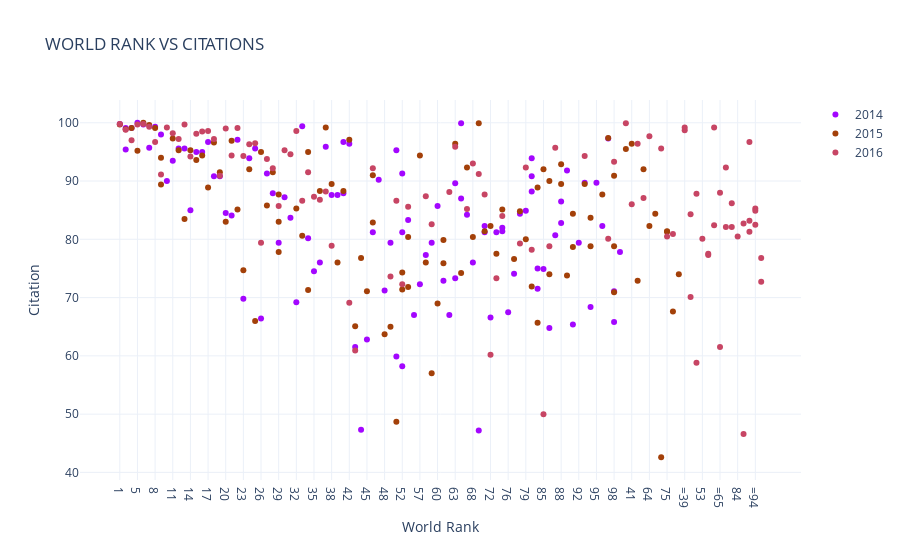

The notebook cell this image was saved under:
### Markdown cell above
### Citation vs world rank of top 100 universities with 2014, 2015 and 2016 years

### Code cell
df2014 = timesData[timesData['year'] == 2014].iloc[:100,]
df2015 = timesData[timesData['year'] == 2015].iloc[:100,]
df2016 = timesData[timesData['year'] == 2016].iloc[:100,]


goObject2014 = go.Scatter(x=df2014.world_rank,
                   y=df2014.citations,
                   name = '2014',
                   orientation = 'h',
                   marker = dict(color = 'rgb(163,6,988)'),
                   mode = 'markers',
                   text = df2014.university_name)

goObject2015 = go.Scatter(x=df2015.world_rank,
                   y=df2015.citations,
                   name = '2015',
                   orientation = 'h',
                   marker = dict(color = 'rgb(163,64,9)'),
                   mode = 'markers',
                         text = df2015.university_name)

goObject2016 = go.Scatter(x=df2016.world_rank,
                   y=df2016.citations,
                   name = '2016',
                   orientation = 'h',
                   marker = dict(color = 'rgb(199,69,100)'),
                   mode = 'markers',
                         text = df2016.university_name)

layout = go.Layout(template = 'plotly_white', title= 'WORLD RANK VS CITATIONS', xaxis=dict(title = 'World Rank'), yaxis=dict(title = 'Citation'))
figure = go.Figure(data = [goObject2014, goObject2015, goObject2016], layout = layout)
figure.show()

### Figure 1 — Plotly figure (JSON) as saved in the notebook; plotly's stock layout.template omitted (floating-point values rounded to 4 significant figures)
{"data": [{"marker": {"color": "rgb(163,6,988)"}, "mode": "markers", "name": "2014", "orientation": "h", "text": ["California Institute of Technology", "Harvard University", "University of Oxford", "Stanford University", "Massachusetts Institute of Technology", "Princeton University", "University of Cambridge", "University of California, Berkeley", "University of Chicago", "Imperial College London", "Yale University", "University of California, Los Angeles", "Columbia University", "ETH Zurich – Swiss Federal Institute of Technology Zurich", "Johns Hopkins University", "University of Pennsylvania", "Duke University", "University of Michigan", "Cornell University", "University of Toronto", "University College London", "Northwestern University", "University of Tokyo", "Carnegie Mellon University", "University of Washington", "National University of Singapore", "University of Texas at Austin", "Georgia Institute of Technology", "University of Illinois at Urbana-Champaign", "University of Wisconsin-Madison", "University of British Columbia", "London School of Economics and Political Science", "University of California, Santa Barbara", "University of Melbourne", "McGill University", "Karolinska Institute", "École Polytechnique Fédérale de Lausanne", "King’s College London", "University of Edinburgh", "New York University", "University of California, San Diego", "Washington University in St Louis", "University of Hong Kong", "Seoul National University", "Peking University", "University of Minnesota", "University of North Carolina at Chapel Hill", "Australian National University", "Pennsylvania State University", "Boston University", "Tsinghua University", "Brown University", "Kyoto University", "University of California, Davis", "LMU Munich", "Korea Advanced Institute of Science and Technology (KAIST)", "Hong Kong University of Science and Technology", "University of Manchester", "Ohio State University", "Pohang University of Science and Technology", "KU Leuven", "Purdue University", "The University of Queensland", "University of Göttingen", "Rice University", "École Normale Supérieure", "Leiden University", "Heidelberg University", "Delft University of Technology", "University of Southern California", "École Polytechnique", "University of Sydney", "Erasmus University Rotterdam", "University of Basel", "Utrecht University", "Nanyang Technological University", "Wageningen University and Research Center", "University of Pittsburgh", "University of Bristol", "Durham University", "Emory University", "Tufts University", "Michigan State University", "University of Amsterdam", "Ghent University", "Free University of Berlin", "Technical University of Munich", "Case Western Reserve University", "Vanderbilt University", "University of Notre Dame", "Monash University", "McMaster University", "University of California, Irvine", "Humboldt University of Berlin", "University of Rochester", "Pierre and Marie Curie University", "University of Colorado Boulder", "Maastricht University", "University of Groningen", "University of Helsinki"], "type": "scatter", "x": ["1", "2", "2", "4", "5", "6", "7", "8", "9", "10", "11", "12", "13", "14", "15", "16", "17", "18", "19", "20", "21", "22", "23", "24", "25", "26", "27", "28", "29", "30", "31", "32", "33", "34", "35", "36", "37", "38", "39", "40", "40", "42", "43", "44", "45", "46", "47", "48", "49", "50", "50", "52", "52", "52", "55", "56", "57", "58", "59", "60", "61", "62", "63", "63", "65", "65", "67", "68", "69", "70", "70", "72", "73", "74", "74", "76", "77", "78", "79", "80", "80", "80", "83", "83", "85", "86", "87", "88", "88", "90", "91", "92", "93", "94", "95", "96", "97", "98", "98", "100"], "y": [99.8, 99.1, 95.4, 99.1, 100, 99.7, 95.7, 99.3, 98, 90, 93.5, 95.6, 95.6, 85, 95, 95, 96.7, 90.8, 90.8, 84.5, 84.1, 97.1, 69.8, 93.9, 95.6, 66.4, 91.3, 87.9, 79.4, 87.2, 83.7, 69.2, 99.4, 80.2, 74.5, 76, 95.9, 87.6, 87.6, 87.9, 96.7, 96.4, 61.5, 47.3, 62.8, 81.2, 90.2, 71.2, 79.4, 95.3, 59.9, 91.3, 58.2, 81.2, 83.3, 67, 72.3, 77.3, 79.4, 85.7, 72.9, 67, 73.3, 89.6, 99.9, 87, 84.2, 76, 47.2, 81.2, 82.3, 66.6, 81.2, 81.4, 82, 67.5, 74.1, 84.4, 84.9, 88.2, 90.8, 93.9, 71.5, 75, 74.9, 64.8, 80.7, 82.8, 86.5, 91.8, 65.4, 79.4, 89.7, 68.4, 89.7, 82.3, 97.3, 65.8, 71.1, 77.8]}, {"marker": {"color": "rgb(163,64,9)"}, "mode": "markers", "name": "2015", "orientation": "h", "text": ["California Institute of Technology", "Harvard University", "University of Oxford", "Stanford University", "University of Cambridge", "Massachusetts Institute of Technology", "Princeton University", "University of California, Berkeley", "Imperial College London", "Yale University", "University of Chicago", "University of California, Los Angeles", "ETH Zurich – Swiss Federal Institute of Technology Zurich", "Columbia University", "Johns Hopkins University", "University of Pennsylvania", "University of Michigan", "Duke University", "Cornell University", "University of Toronto", "Northwestern University", "University College London", "University of Tokyo", "Carnegie Mellon University", "National University of Singapore", "University of Washington", "Georgia Institute of Technology", "University of Texas at Austin", "LMU Munich", "University of Illinois at Urbana-Champaign", "University of Wisconsin-Madison", "University of British Columbia", "University of Melbourne", "London School of Economics and Political Science", "École Polytechnique Fédérale de Lausanne", "University of Edinburgh", "University of California, Santa Barbara", "New York University", "McGill University", "King’s College London", "University of California, San Diego", "Washington University in St Louis", "University of Hong Kong", "Karolinska Institute", "Australian National University", "University of Minnesota", "University of North Carolina at Chapel Hill", "Peking University", "Tsinghua University", "Seoul National University", "Hong Kong University of Science and Technology", "Korea Advanced Institute of Science and Technology (KAIST)", "University of Manchester", "Brown University", "KU Leuven", "University of California, Davis", "Boston University", "Pennsylvania State University", "Kyoto University", "University of Sydney", "Nanyang Technological University", "École Polytechnique", "Scuola Normale Superiore di Pisa", "Leiden University", "The University of Queensland", "Pohang University of Science and Technology", "University of Göttingen", "Ohio State University", "Rice University", "Heidelberg University", "Delft University of Technology", "Erasmus University Rotterdam", "Wageningen University and Research Center", "University of Bristol", "University of Basel", "University of Southern California", "University of Amsterdam", "École Normale Supérieure", "Utrecht University", "Humboldt University of Berlin", "Free University of Berlin", "Michigan State University", "Durham University", "Monash University", "Middle East Technical University", "University of Arizona", "University of Notre Dame", "Tufts University", "University of California, Irvine", "Ghent University", "University of Massachusetts", "University of Pittsburgh", "Emory University", "McMaster University", "University of Glasgow", "Vanderbilt University", "University of Colorado Boulder", "Stockholm University", "Technical University of Munich", "Uppsala University"], "type": "scatter", "x": ["1", "2", "3", "4", "5", "6", "7", "8", "9", "9", "11", "12", "13", "14", "15", "16", "17", "18", "19", "20", "21", "22", "23", "24", "25", "26", "27", "28", "29", "29", "29", "32", "33", "34", "34", "36", "37", "38", "39", "40", "41", "42", "43", "44", "45", "46", "46", "48", "49", "50", "51", "52", "52", "54", "55", "55", "57", "58", "59", "60", "61", "61", "63", "64", "65", "66", "67", "68", "69", "70", "71", "72", "73", "74", "75", "75", "77", "78", "79", "80", "81", "82", "83", "83", "85", "86", "86", "88", "88", "90", "91", "91", "93", "94", "94", "96", "97", "98", "98", "98"], "y": [99.7, 98.9, 95.5, 99.1, 95.2, 100, 99.6, 99.1, 89.4, 94, 97.3, 95.3, 83.5, 95.3, 93.6, 94.4, 88.9, 96.6, 91.5, 83, 96.9, 85.1, 74.7, 92, 66, 95, 85.8, 91.5, 83, 77.8, 87.7, 85.3, 80.6, 71.3, 95, 88.3, 99.2, 89.5, 76, 88.3, 96.4, 97.1, 65.1, 76.8, 71.1, 82.9, 91, 63.7, 65, 48.7, 72.9, 71.4, 74.3, 92, 71.8, 80.4, 94.4, 76, 57, 69, 75.9, 79.9, 96.4, 82.3, 74.2, 84.4, 92.3, 80.4, 99.9, 81.4, 42.6, 82.3, 77.5, 85.1, 81.4, 81.3, 76.6, 84.8, 80, 71.9, 67.6, 74, 88.9, 65.7, 92, 74, 90, 92.9, 89.5, 73.8, 78.7, 84.4, 89.5, 78.8, 83.7, 87.7, 97.4, 90.9, 78.8, 70.9]}, {"marker": {"color": "rgb(199,69,100)"}, "mode": "markers", "name": "2016", "orientation": "h", "text": ["California Institute of Technology", "University of Oxford", "Stanford University", "University of Cambridge", "Massachusetts Institute of Technology", "Harvard University", "Princeton University", "Imperial College London", "ETH Zurich – Swiss Federal Institute of Technology Zurich", "University of Chicago", "Johns Hopkins University", "Yale University", "University of California, Berkeley", "University College London", "Columbia University", "University of California, Los Angeles", "University of Pennsylvania", "Cornell University", "University of Toronto", "Duke University", "University of Michigan", "Carnegie Mellon University", "London School of Economics and Political Science", "University of Edinburgh", "Northwestern University", "National University of Singapore", "King’s College London", "Karolinska Institute", "LMU Munich", "New York University", "École Polytechnique Fédérale de Lausanne", "University of Washington", "University of Melbourne", "University of British Columbia", "KU Leuven", "University of Illinois at Urbana-Champaign", "Heidelberg University", "McGill University", "University of California, San Diego", "University of California, Santa Barbara", "Georgia Institute of Technology", "Peking University", "University of Tokyo", "University of California, Davis", "University of Hong Kong", "University of Texas at Austin", "Tsinghua University", "Wageningen University and Research Center", "Humboldt University of Berlin", "University of Wisconsin-Madison", "Brown University", "Australian National University", "Technical University of Munich", "École Normale Supérieure", "Nanyang Technological University", "University of Manchester", "University of Sydney", "University of Amsterdam", "Hong Kong University of Science and Technology", "The University of Queensland", "Washington University in St Louis", "Utrecht University", "University of North Carolina at Chapel Hill", "Boston University", "Delft University of Technology", "University of Minnesota", "Leiden University", "University of Southern California", "University of Bristol", "Durham University", "Erasmus University Rotterdam", "Free University of Berlin", "Monash University", "University of Groningen", "Pennsylvania State University", "University of Glasgow", "University of Helsinki", "University of Tübingen", "University of Pittsburgh", "University of Warwick", "Uppsala University", "University of Copenhagen", "University of New South Wales", "University of Freiburg", "Seoul National University", "University of St Andrews", "Vanderbilt University", "Kyoto University", "Maastricht University", "Emory University", "Lund University", "Ohio State University", "University of Exeter", "University of Bonn", "Georgetown University", "McMaster University", "University of Sheffield", "Queen Mary University of London", "University of Göttingen", "Michigan State University"], "type": "scatter", "x": ["1", "2", "3", "4", "5", "6", "7", "8", "9", "10", "11", "12", "13", "14", "15", "16", "17", "18", "19", "20", "21", "22", "23", "24", "25", "26", "27", "28", "29", "30", "31", "32", "33", "34", "35", "36", "37", "38", "=39", "=39", "41", "42", "43", "=44", "=44", "46", "=47", "=47", "49", "50", "51", "52", "53", "54", "55", "=56", "=56", "58", "59", "=60", "=60", "62", "63", "64", "=65", "=65", "67", "68", "69", "70", "71", "72", "73", "74", "75", "=76", "=76", "78", "79", "80", "81", "=82", "=82", "84", "85", "86", "87", "=88", "=88", "=90", "=90", "=90", "93", "=94", "=94", "=94", "97", "98", "=99", "=99"], "y": [99.8, 98.8, 99.9, 97, 99.7, 99.8, 99.3, 96.7, 91.1, 99.2, 98.2, 97.2, 99.7, 94.2, 98.1, 98.5, 98.6, 97.2, 90.9, 99, 94.4, 99.1, 94.3, 96.3, 96.5, 79.4, 93.8, 92.2, 85.7, 95.3, 94.6, 98.6, 86.6, 91.5, 87.3, 86.8, 88.2, 78.9, 98.7, 99.2, 86, 69.1, 60.9, 84.3, 70.1, 92.2, 58.8, 87.8, 73.6, 86.6, 96.4, 72.3, 80.1, 87.1, 85.6, 77.3, 77.5, 87.4, 82.6, 82.4, 99.2, 88.1, 95.9, 97.7, 61.5, 88, 85.2, 93, 91.2, 87.7, 95.6, 60.2, 73.3, 84, 80.5, 92.3, 82.1, 79.3, 92.3, 78.2, 80.9, 86.2, 82.1, 80.5, 50, 78.8, 95.7, 46.6, 82.7, 96.7, 81.3, 83.2, 94.3, 85.3, 82.5, 84.9, 80.1, 93.3, 72.7, 76.8]}], "layout": {"title": {"text": "WORLD RANK VS CITATIONS"}, "xaxis": {"title": {"text": "World Rank"}}, "yaxis": {"title": {"text": "Citation"}}}}
